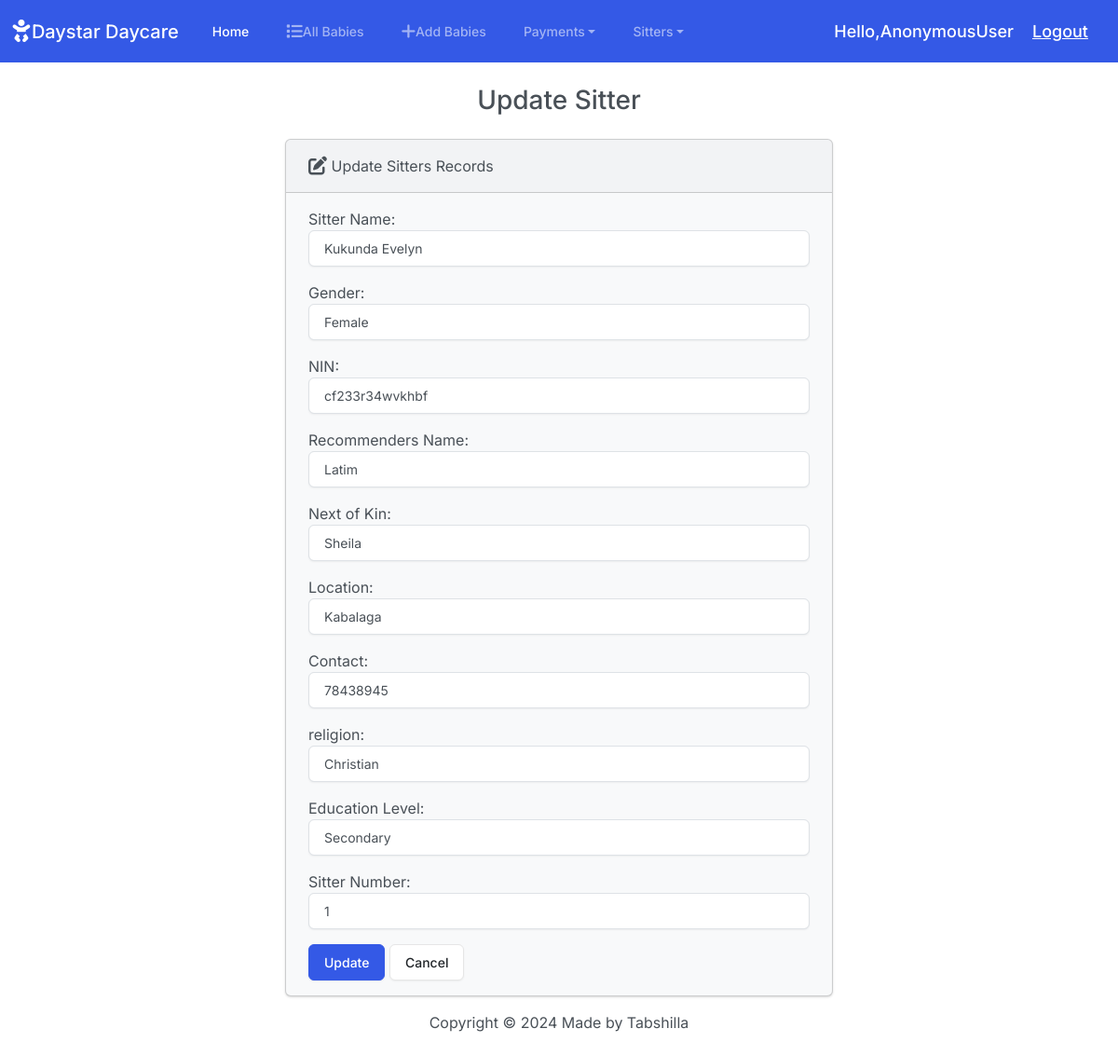
/editsitter/3/, run on the app's committed database.
### DaystarApp/models.py (models this page shows, shortened)
class Sitter(models.Model):
    GENDER_CHOICES = (
        ('Male', 'Male'),
        ('Female', 'Female'),
    )
    RELIGION_CHOICES = (
        ('Christian', 'Christian'),
        ('Muslim', 'Muslim'),
        ('Other', 'Other'),
    )
    EDUCATION_LEVEL_CHOICES = (
        ('Primary', 'Primary'),
        ('Secondary', 'Secondary'),
        ('University', 'University'),
    )
    S_name = models.CharField(max_length=200,null=True,blank=True)
    Gender = models.CharField(max_length=10,choices=GENDER_CHOICES)
    location = models.CharField(max_length=200, default="Kabalaga")
    next_of_kin = models.CharField(max_length=200)
    recommenders_name = models.CharField(max_length=200)
    religion = models.CharField(max_length=100, choices=RELIGION_CHOICES, blank=True)
    NIN = models.CharField(max_length=30, unique=True)
    education_level = models.CharField(max_length=200, choices=EDUCATION_LEVEL_CHOICES)
    sitter_number = models.CharField(max_length=200, unique=True)
    contact = models.IntegerField(null= True)

### DaystarApp/views.py (the view)
# urls.py: path('editsitter/<int:id>/', views.editsitter, name='editsitter'),
def editsitter(request,id):
    if request.method =='POST':
     sitter = Sitter.objects.get(pk=id)
     form = SittersForm(request.POST, instance=sitter)
     if form.is_valid():
        form.save()
        return render(request, 'DaystarApp/editsitter.html', {
            'form':form,
            'success':True
            })
    else:
        sitter = Sitter.objects.get(pk=id)
        form = SittersForm(instance=sitter)
    return render(request, 'DaystarApp/editsitter.html',{'form':form})

### DaystarApp/templates/DaystarApp/editsitter.html (shortened to what this page needs)
{% extends "DaystarApp/base.html" %}
{% block body %}
<h3 class="text-center m-4"> Update Sitter</h3>
{% if success %}
<div class="alert alert-success" role="alert">
    The Sitter is updated successfully
    <a href= "{% url 'index' %}" class="alert-link">Go to Home Page</a>
</div>
{% else %}
   <div class='row justify-content-center'>
    <div class='col-md-6'>
        <div class="card bg-light mb-3">
            <div class="card-header">
                <i class="fa-solid fa-pen-to-square fa-lg"></i>
                Update Sitters Records
            </div>
            <div class="card-body">
              <form action="{% url 'editsitter' Sitter.id %}" method="POST">
                {{ form.as_p }}
                <button type="submit" class="btn btn-primary">Update</button>
                <a href="{% url 'index' %}" class="btn btn-secondary">Cancel</a>
              </form>
            </div>
          </div>
{% endif %}
{% endblock  %}

### data on the page
Sitter: S_name "Kukunda Evelyn", Gender "Female", NIN "cf233r34wvkhbf", recommenders_name "Latim", next_of_kin "Sheila", location "Kabalaga", contact "78438945", religion "Christian", education_level "Secondary", sitter_number "1"

### other printed values
{{ request.user }} "AnonymousUser"
